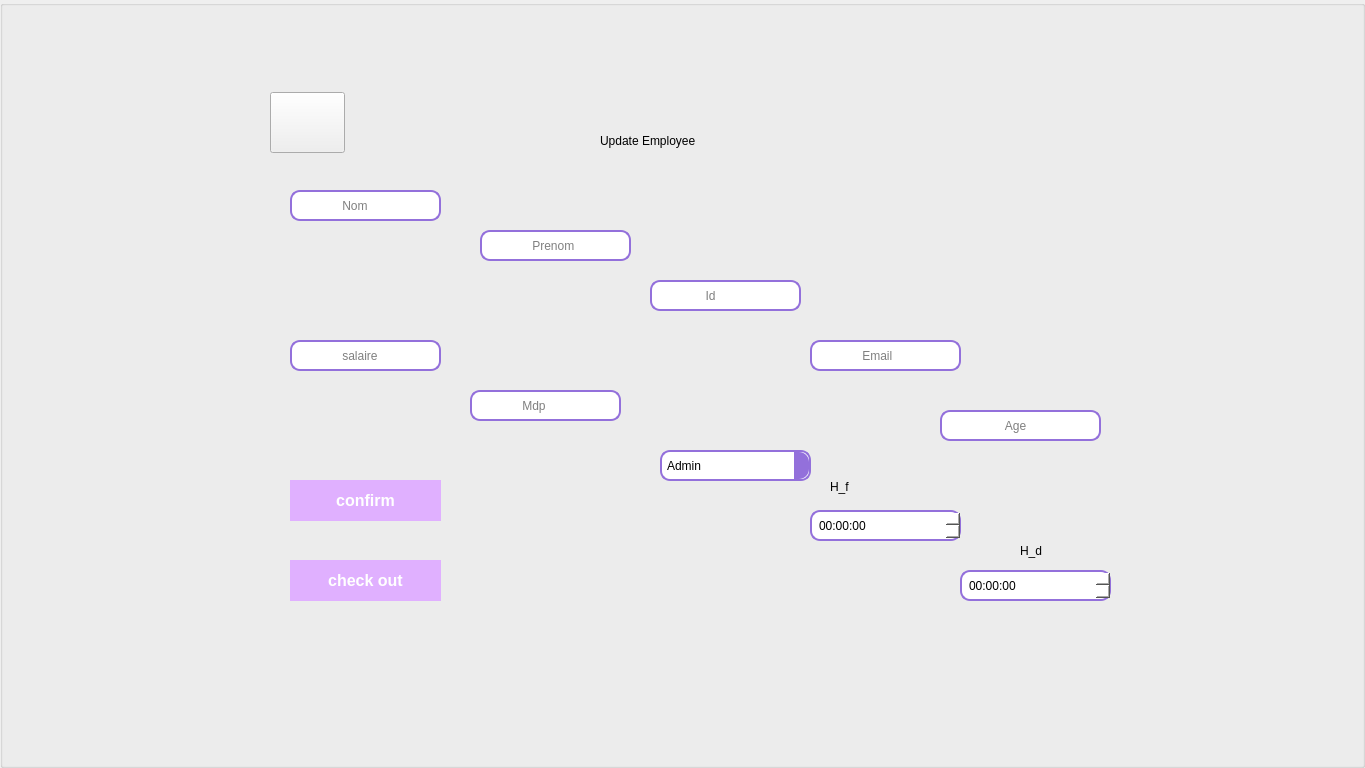
   <widget class="QGroupBox" name="update_employe">
    <property name="geometry">
     <rect>
      <x>0</x>
      <y>0</y>
      <width>1365</width>
      <height>768</height>
     </rect>
    </property>
    <property name="title">
     <string/>
    </property>
    <widget class="QLabel" name="backupdate">
     <property name="geometry">
      <rect>
       <x>0</x>
       <y>0</y>
       <width>1365</width>
       <height>768</height>
      </rect>
     </property>
     <property name="styleSheet">
      <string notr="true">background-image: url(:/new/prefix1/image/ajout.png);</string>
     </property>
     <property name="text">
      <string/>
     </property>
    </widget>
    <widget class="QLineEdit" name="email_2">
     <property name="geometry">
      <rect>
       <x>810</x>
       <y>340</y>
       <width>151</width>
       <height>31</height>
      </rect>
     </property>
     <property name="styleSheet">
      <string notr="true">QLineEdit {
    border: 2px solid #9370DB; /* Bordure mauve */
    border-radius: 10px; /* Coins arrondis */
    padding: 5px; /* Espacement interne */
    background-color: #FFFFFF; /* Couleur de fond */
    color: #000000; /* Couleur du texte */
}

QLineEdit:hover {
    border-color: #7E57C2; /* Bordure mauve foncé au survol */
}

QLineEdit:focus {
    border-color: #5E35B1; /* Bordure mauve foncé lorsqu'il est en focus */
}</string>
     </property>
     <property name="text">
      <string/>
     </property>
     <property name="placeholderText">
      <string>             Email</string>
     </property>
    </widget>
    <widget class="QLineEdit" name="prenom_2">
     <property name="geometry">
      <rect>
       <x>480</x>
       <y>230</y>
       <width>151</width>
       <height>31</height>
      </rect>
     </property>
     <property name="styleSheet">
      <string notr="true">QLineEdit {
    border: 2px solid #9370DB; /* Bordure mauve */
    border-radius: 10px; /* Coins arrondis */
    padding: 5px; /* Espacement interne */
    background-color: #FFFFFF; /* Couleur de fond */
    color: #000000; /* Couleur du texte */
}

QLineEdit:hover {
    border-color: #7E57C2; /* Bordure mauve foncé au survol */
}

QLineEdit:focus {
    border-color: #5E35B1; /* Bordure mauve foncé lorsqu'il est en focus */
}</string>
     </property>
     <property name="text">
      <string/>
     </property>
     <property name="placeholderText">
      <string>             Prenom</string>
     </property>
    </widget>
    <widget class="QLineEdit" name="age_2">
     <property name="geometry">
      <rect>
       <x>940</x>
       <y>410</y>
       <width>161</width>
       <height>31</height>
      </rect>
     </property>
     <property name="styleSheet">
      <string notr="true">QLineEdit {
    border: 2px solid #9370DB; /* Bordure mauve */
    border-radius: 10px; /* Coins arrondis */
    padding: 5px; /* Espacement interne */
    background-color: #FFFFFF; /* Couleur de fond */
    color: #000000; /* Couleur du texte */
}

QLineEdit:hover {
    border-color: #7E57C2; /* Bordure mauve foncé au survol */
}

QLineEdit:focus {
    border-color: #5E35B1; /* Bordure mauve foncé lorsqu'il est en focus */
}</string>
     </property>
     <property name="text">
      <string/>
     </property>
     <property name="placeholderText">
      <string>                 Age</string>
     </property>
    </widget>
    <widget class="QTimeEdit" name="h_f_2">
     <property name="geometry">
      <rect>
       <x>810</x>
       <y>510</y>
       <width>151</width>
       <height>31</height>
      </rect>
     </property>
     <property name="styleSheet">
      <string notr="true">QTimeEdit {
    border: 2px solid #9370DB; /* Bordure mauve */
    border-radius: 10px; /* Coins arrondis */
    padding: 5px; /* Espacement interne */
    background-color: #FFFFFF; /* Couleur de fond */
    color: #000000; /* Couleur du texte */
}

QTimeEdit:hover {
    border-color: #7E57C2; /* Bordure mauve foncé au survol */
}

QTimeEdit:focus {
    border-color: #5E35B1; /* Bordure mauve foncé lorsqu'il est en focus */
}</string>
     </property>
    </widget>
    <widget class="QLineEdit" name="mdp_2">
     <property name="geometry">
      <rect>
       <x>470</x>
       <y>390</y>
       <width>151</width>
       <height>31</height>
      </rect>
     </property>
     <property name="styleSheet">
      <string notr="true">QLineEdit {
    border: 2px solid #9370DB; /* Bordure mauve */
    border-radius: 10px; /* Coins arrondis */
    padding: 5px; /* Espacement interne */
    background-color: #FFFFFF; /* Couleur de fond */
    color: #000000; /* Couleur du texte */
}

QLineEdit:hover {
    border-color: #7E57C2; /* Bordure mauve foncé au survol */
}

QLineEdit:focus {
    border-color: #5E35B1; /* Bordure mauve foncé lorsqu'il est en focus */
}</string>
     </property>
     <property name="text">
      <string/>
     </property>
     <property name="placeholderText">
      <string>             Mdp</string>
     </property>
    </widget>
    <widget class="QLineEdit" name="salaire_2">
     <property name="geometry">
      <rect>
       <x>290</x>
       <y>340</y>
       <width>151</width>
       <height>31</height>
      </rect>
     </property>
     <property name="styleSheet">
      <string notr="true">QLineEdit {
    border: 2px solid #9370DB; /* Bordure mauve */
    border-radius: 10px; /* Coins arrondis */
    padding: 5px; /* Espacement interne */
    background-color: #FFFFFF; /* Couleur de fond */
    color: #000000; /* Couleur du texte */
}

QLineEdit:hover {
    border-color: #7E57C2; /* Bordure mauve foncé au survol */
}

QLineEdit:focus {
    border-color: #5E35B1; /* Bordure mauve foncé lorsqu'il est en focus */
}</string>
     </property>
     <property name="text">
      <string/>
     </property>
     <property name="placeholderText">
      <string>             salaire</string>
     </property>
    </widget>
    <widget class="QLabel" name="titre_2">
     <property name="geometry">
      <rect>
       <x>600</x>
       <y>100</y>
       <width>391</width>
       <height>81</height>
      </rect>
     </property>
     <property name="styleSheet">
      <string notr="true">font: 26pt &quot;MV Boli&quot;;
background-color: rgba(255, 255, 255, 0);</string>
     </property>
     <property name="text">
      <string>Update Employee</string>
     </property>
    </widget>
    <widget class="QPushButton" name="bouton_confirmer">
     <property name="geometry">
      <rect>
       <x>290</x>
       <y>480</y>
       <width>151</width>
       <height>41</height>
      </rect>
     </property>
     <property name="styleSheet">
      <string notr="true">QPushButton {
	font: 10pt &quot;MS Shell Dlg 2&quot;;

    border: 2px solid #76B900;
    padding: 10px 20px;
    font-size: 16px;
    font-weight: bold;
    text-transform: uppercase;
    transition: background 0.3s, border 0.3s, color 0.3s;
    background-color: #E0B0FF;
    border-radius: 35px;
    border-color: #E0B0FF; /* Couleur verte transformée en mauve */
    color: rgb(255, 255, 255);
}

QPushButton:hover {
    border-radius: 25px;
    background: purple; /* Couleur noire transformée en blanc */
    color: #fff;
}

QPushButton:pressed {
    background-color: qlineargradient(x1: 0, y1: 0, x2: 1, y2: 1,
                                      stop: 0 #2E2E2E, stop: 0.5 rgb(43, 208, 31), stop: 1 #2E2E2E);
    border-color: white; /* Couleur verte transformée en mauve */
    color: #eee;
}</string>
     </property>
     <property name="text">
      <string>confirm</string>
     </property>
    </widget>
    <widget class="QLineEdit" name="nom_2">
     <property name="geometry">
      <rect>
       <x>290</x>
       <y>190</y>
       <width>151</width>
       <height>31</height>
      </rect>
     </property>
     <property name="styleSheet">
      <string notr="true">QLineEdit {
    border: 2px solid #9370DB; /* Bordure mauve */
    border-radius: 10px; /* Coins arrondis */
    padding: 5px; /* Espacement interne */
    background-color: #FFFFFF; /* Couleur de fond */
    color: #000000; /* Couleur du texte */
}

QLineEdit:hover {
    border-color: #7E57C2; /* Bordure mauve foncé au survol */
}

QLineEdit:focus {
    border-color: #5E35B1; /* Bordure mauve foncé lorsqu'il est en focus */
}</string>
     </property>
     <property name="text">
      <string/>
     </property>
     <property name="placeholderText">
      <string>             Nom</string>
     </property>
    </widget>
    <widget class="QLabel" name="label_33">
     <property name="geometry">
      <rect>
       <x>520</x>
       <y>110</y>
       <width>64</width>
       <height>51</height>
      </rect>
     </property>
     <property name="styleSheet">
      <string notr="true">background-image: url(:/new/prefix1/image/429088998_1325860471425281_1038878447818053178_n (1).png);
background-color: rgba(255, 255, 255, 0);</string>
     </property>
     <property name="text">
      <string/>
     </property>
    </widget>
    <widget class="QLineEdit" name="id_employe_2">
     <property name="geometry">
      <rect>
       <x>650</x>
       <y>280</y>
       <width>151</width>
       <height>31</height>
      </rect>
     </property>
     <property name="styleSheet">
      <string notr="true">QLineEdit {
    border: 2px solid #9370DB; /* Bordure mauve */
    border-radius: 10px; /* Coins arrondis */
    padding: 5px; /* Espacement interne */
    background-color: #FFFFFF; /* Couleur de fond */
    color: #000000; /* Couleur du texte */
}

QLineEdit:hover {
    border-color: #7E57C2; /* Bordure mauve foncé au survol */
}

QLineEdit:focus {
    border-color: #5E35B1; /* Bordure mauve foncé lorsqu'il est en focus */
}</string>
     </property>
     <property name="text">
      <string/>
     </property>
     <property name="placeholderText">
      <string>              Id</string>
     </property>
    </widget>
    <widget class="QTimeEdit" name="h_d_2">
     <property name="geometry">
      <rect>
       <x>960</x>
       <y>570</y>
       <width>151</width>
       <height>31</height>
      </rect>
     </property>
     <property name="styleSheet">
      <string notr="true">QTimeEdit {
    border: 2px solid #9370DB; /* Bordure mauve */
    border-radius: 10px; /* Coins arrondis */
    padding: 5px; /* Espacement interne */
    background-color: #FFFFFF; /* Couleur de fond */
    color: #000000; /* Couleur du texte */
}

QTimeEdit:hover {
    border-color: #7E57C2; /* Bordure mauve foncé au survol */
}

QTimeEdit:focus {
    border-color: #5E35B1; /* Bordure mauve foncé lorsqu'il est en focus */
}</string>
     </property>
    </widget>
    <widget class="QComboBox" name="role_2">
     <property name="geometry">
      <rect>
       <x>660</x>
       <y>450</y>
       <width>151</width>
       <height>31</height>
      </rect>
     </property>
     <property name="styleSheet">
      <string notr="true">QComboBox {
    border: 2px solid #9370DB; /* Bordure mauve */
    border-radius: 10px; /* Coins arrondis */
    padding: 5px; /* Espacement interne */
    background-color: #FFFFFF; /* Couleur de fond */
    color: #000000; /* Couleur du texte */
}

QComboBox:hover {
    border-color: #7E57C2; /* Bordure mauve foncé au survol */
}

QComboBox:focus {
    border-color: #5E35B1; /* Bordure mauve foncé lorsqu'il est en focus */
}

/* Flèche du ComboBox */
QComboBox::drop-down {
    subcontrol-origin: padding;
    subcontrol-position: right center;
    width: 15px;
    border-left-width: 0px;
    border-left-color: transparent;
    border-left-style: solid; /* Utilisez 'none' si vous ne voulez pas de bordure */
    border-top-right-radius: 10px; /* Coins arrondis pour la flèche */
    border-bottom-right-radius: 10px; /* Coins arrondis pour la flèche */
    background-color: #9370DB; /* Couleur mauve pour la flèche */
    color: #FFFFFF; /* Couleur de la flèche */
}

/* Flèche du ComboBox au survol */
QComboBox::drop-down:hover {
    background-color: #7E57C2; /* Couleur mauve foncé pour la flèche au survol */
}

/* Flèche du ComboBox lorsqu'il est en focus */
QComboBox::drop-down:focus {
    background-color: #5E35B1; /* Couleur mauve foncé pour la flèche en focus */
}</string>
     </property>
     <item>
      <property name="text">
       <string>Admin</string>
      </property>
     </item>
     <item>
      <property name="text">
       <string>Rh</string>
      </property>
     </item>
     <item>
      <property name="text">
       <string>Agent</string>
      </property>
     </item>
    </widget>
    <widget class="QPushButton" name="bouton_modfier">
     <property name="geometry">
      <rect>
       <x>290</x>
       <y>560</y>
       <width>151</width>
       <height>41</height>
      </rect>
     </property>
     <property name="styleSheet">
      <string notr="true">QPushButton {
	font: 10pt &quot;MS Shell Dlg 2&quot;;

    border: 2px solid #76B900;
    padding: 10px 20px;
    font-size: 16px;
    font-weight: bold;
    text-transform: uppercase;
    transition: background 0.3s, border 0.3s, color 0.3s;
    background-color: #E0B0FF;
    border-radius: 35px;
    border-color: #E0B0FF; /* Couleur verte transformée en mauve */
    color: rgb(255, 255, 255);
}

QPushButton:hover {
    border-radius: 25px;
    background: purple; /* Couleur noire transformée en blanc */
    color: #fff;
}

QPushButton:pressed {
    background-color: qlineargradient(x1: 0, y1: 0, x2: 1, y2: 1,
                                      stop: 0 #2E2E2E, stop: 0.5 rgb(43, 208, 31), stop: 1 #2E2E2E);
    border-color: white; /* Couleur verte transformée en mauve */
    color: #eee;
}</string>
     </property>
     <property name="text">
      <string>check out</string>
     </property>
    </widget>
    <widget class="QLabel" name="label_19">
     <property name="geometry">
      <rect>
       <x>270</x>
       <y>90</y>
       <width>70</width>
       <height>77</height>
      </rect>
     </property>
     <property name="styleSheet">
      <string notr="true">background-image: url(:/new/prefix1/image/flesh (1).png);
background-color: rgba(255, 255, 255, 0);</string>
     </property>
     <property name="text">
      <string/>
     </property>
    </widget>
    <widget class="QPushButton" name="pushButtonupdate">
     <property name="geometry">
      <rect>
       <x>270</x>
       <y>92</y>
       <width>75</width>
       <height>61</height>
      </rect>
     </property>
     <property name="styleSheet">
      <string notr="true">QPushButton {
    border-radius: 50%; /* 50% pour un bouton rond */
    background-color: transparent; /* Fond transparent */
    color: white; /* Couleur du texte */
}
background-color: rgba(255, 255, 255, 0);</string>
     </property>
     <property name="text">
      <string/>
     </property>
    </widget>
    <widget class="QLabel" name="hd_2">
     <property name="geometry">
      <rect>
       <x>1020</x>
       <y>540</y>
       <width>31</width>
       <height>21</height>
      </rect>
     </property>
     <property name="styleSheet">
      <string notr="true">
font: 9pt &quot;MS Shell Dlg 2&quot;;
background-color: rgba(255, 255, 255, 0);</string>
     </property>
     <property name="text">
      <string>H_d</string>
     </property>
    </widget>
    <widget class="QLabel" name="hf_2">
     <property name="geometry">
      <rect>
       <x>830</x>
       <y>480</y>
       <width>47</width>
       <height>14</height>
      </rect>
     </property>
     <property name="styleSheet">
      <string notr="true">background-color: rgba(255, 255, 255, 0);</string>
     </property>
     <property name="text">
      <string>H_f</string>
     </property>
    </widget>
   </widget>
